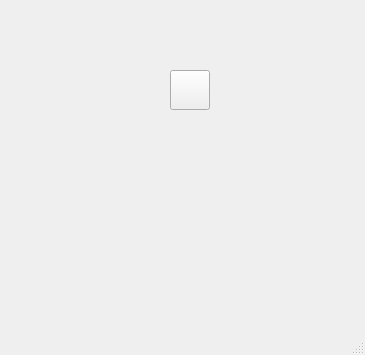
<?xml version="1.0" encoding="UTF-8"?>
<ui version="4.0">
 <class>MainWindow</class>
 <widget class="QMainWindow" name="MainWindow">
  <property name="geometry">
   <rect>
    <x>0</x>
    <y>0</y>
    <width>365</width>
    <height>355</height>
   </rect>
  </property>
  <property name="windowTitle">
   <string>MainWindow</string>
  </property>
  <widget class="QWidget" name="centralwidget">
   <widget class="QLabel" name="lbl">
    <property name="geometry">
     <rect>
      <x>50</x>
      <y>50</y>
      <width>40</width>
      <height>40</height>
     </rect>
    </property>
    <property name="text">
     <string/>
    </property>
    <property name="pixmap">
     <pixmap>0.png</pixmap>
    </property>
   </widget>
   <widget class="QPushButton" name="pb">
    <property name="geometry">
     <rect>
      <x>170</x>
      <y>70</y>
      <width>40</width>
      <height>40</height>
     </rect>
    </property>
    <property name="text">
     <string/>
    </property>
    <property name="icon">
     <iconset>
      <normaloff>0.png</normaloff>0.png</iconset>
    </property>
    <property name="iconSize">
     <size>
      <width>40</width>
      <height>40</height>
     </size>
    </property>
   </widget>
  </widget>
  <widget class="QMenuBar" name="menubar">
   <property name="geometry">
    <rect>
     <x>0</x>
     <y>0</y>
     <width>365</width>
     <height>21</height>
    </rect>
   </property>
  </widget>
  <widget class="QStatusBar" name="statusbar"/>
 </widget>
 <resources/>
 <connections/>
</ui>
